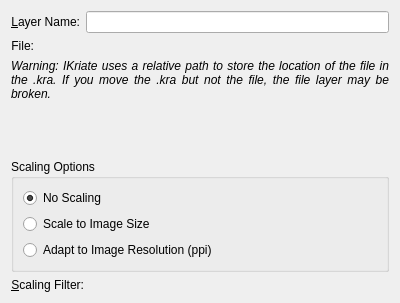
<?xml version="1.0" encoding="utf-8"?>
<ui version="4.0">
 <author>
    SPDX-FileCopyrightText: none
    SPDX-License-Identifier: GPL-3.0-or-later
  </author>
 <class>WdgDlgFileLayer</class>
 <widget class="QWidget" name="WdgDlgFileLayer">
  <property name="geometry">
   <rect>
    <x>0</x>
    <y>0</y>
    <width>400</width>
    <height>303</height>
   </rect>
  </property>
  <property name="sizePolicy">
   <sizepolicy hsizetype="Preferred" vsizetype="Preferred">
    <horstretch>0</horstretch>
    <verstretch>0</verstretch>
   </sizepolicy>
  </property>
  <property name="minimumSize">
   <size>
    <width>400</width>
    <height>0</height>
   </size>
  </property>
  <layout class="QVBoxLayout" name="verticalLayout">
   <item>
    <layout class="QFormLayout" name="formLayout">
     <item column="0" row="0">
      <widget class="QLabel" name="label">
       <property name="text">
        <string>&amp;Layer Name:</string>
       </property>
       <property name="alignment">
        <set>Qt::AlignRight|Qt::AlignTrailing|Qt::AlignVCenter</set>
       </property>
       <property name="buddy">
        <cstring>txtLayerName</cstring>
       </property>
      </widget>
     </item>
     <item column="1" row="0">
      <widget class="QLineEdit" name="txtLayerName"/>
     </item>
     <item column="0" row="1">
      <widget class="QLabel" name="label_2">
       <property name="text">
        <string>File:</string>
       </property>
       <property name="alignment">
        <set>Qt::AlignRight|Qt::AlignTrailing|Qt::AlignVCenter</set>
       </property>
       <property name="buddy">
        <cstring>txtLayerName</cstring>
       </property>
      </widget>
     </item>
     <item column="1" row="1">
      <widget class="KisFileNameRequester" name="wdgUrlRequester" native="true"/>
     </item>
    </layout>
   </item>
   <item>
    <widget class="QLabel" name="lblWarning">
     <property name="sizePolicy">
      <sizepolicy hsizetype="Preferred" vsizetype="MinimumExpanding">
       <horstretch>0</horstretch>
       <verstretch>0</verstretch>
      </sizepolicy>
     </property>
     <property name="baseSize">
      <size>
       <width>0</width>
       <height>0</height>
      </size>
     </property>
     <property name="font">
      <font>
       <pointsize>9</pointsize>
       <italic>true</italic>
      </font>
     </property>
     <property name="text">
      <string>&lt;html&gt;&lt;head/&gt;&lt;body&gt;&lt;p&gt;Warning: IKriate uses a relative path to store the location of the file in the .kra. If you move the .kra but not the file, the file layer may be broken.&lt;/p&gt;&lt;/body&gt;&lt;/html&gt;</string>
     </property>
     <property name="textFormat">
      <enum>Qt::AutoText</enum>
     </property>
     <property name="scaledContents">
      <bool>false</bool>
     </property>
     <property name="alignment">
      <set>Qt::AlignJustify|Qt::AlignTop</set>
     </property>
     <property name="wordWrap">
      <bool>true</bool>
     </property>
    </widget>
   </item>
   <item>
    <widget class="QGroupBox" name="grpScalingOptions">
     <property name="sizePolicy">
      <sizepolicy hsizetype="Preferred" vsizetype="Preferred">
       <horstretch>0</horstretch>
       <verstretch>0</verstretch>
      </sizepolicy>
     </property>
     <property name="title">
      <string>Scaling Options</string>
     </property>
     <layout class="QGridLayout" name="gridLayout">
      <item column="0" row="0">
       <widget class="QRadioButton" name="radioDontScale">
        <property name="text">
         <string>No Scaling</string>
        </property>
        <property name="checked">
         <bool>true</bool>
        </property>
       </widget>
      </item>
      <item column="0" row="1">
       <widget class="QRadioButton" name="radioScaleToImageSize">
        <property name="text">
         <string>Scale to Image Size</string>
        </property>
       </widget>
      </item>
      <item column="0" row="2">
       <widget class="QRadioButton" name="radioScalePPI">
        <property name="text">
         <string>Adapt to Image Resolution (ppi)</string>
        </property>
       </widget>
      </item>
     </layout>
    </widget>
   </item>
   <item>
    <layout class="QFormLayout" name="formLayout_2">
     <item column="0" row="0">
      <widget class="QLabel" name="label_3">
       <property name="text">
        <string>&amp;Scaling Filter:</string>
       </property>
       <property name="alignment">
        <set>Qt::AlignRight|Qt::AlignTrailing|Qt::AlignVCenter</set>
       </property>
       <property name="buddy">
        <cstring>cmbFilter</cstring>
       </property>
      </widget>
     </item>
     <item column="1" row="0">
      <widget class="KisCmbIDList" name="cmbFilter" native="true">
       <property name="sizePolicy">
        <sizepolicy hsizetype="Preferred" vsizetype="Preferred">
         <horstretch>0</horstretch>
         <verstretch>0</verstretch>
        </sizepolicy>
       </property>
      </widget>
     </item>
    </layout>
   </item>
  </layout>
 </widget>
 <customwidgets>
  <customwidget>
   <class>KisFileNameRequester</class>
   <extends>QWidget</extends>
   <header location="global">kis_file_name_requester.h</header>
   <container>1</container>
  </customwidget>
  <customwidget>
   <class>KisCmbIDList</class>
   <extends></extends>
   <header>widgets/kis_cmb_idlist.h</header>
  </customwidget>
 </customwidgets>
 <resources/>
 <connections/>
</ui>
